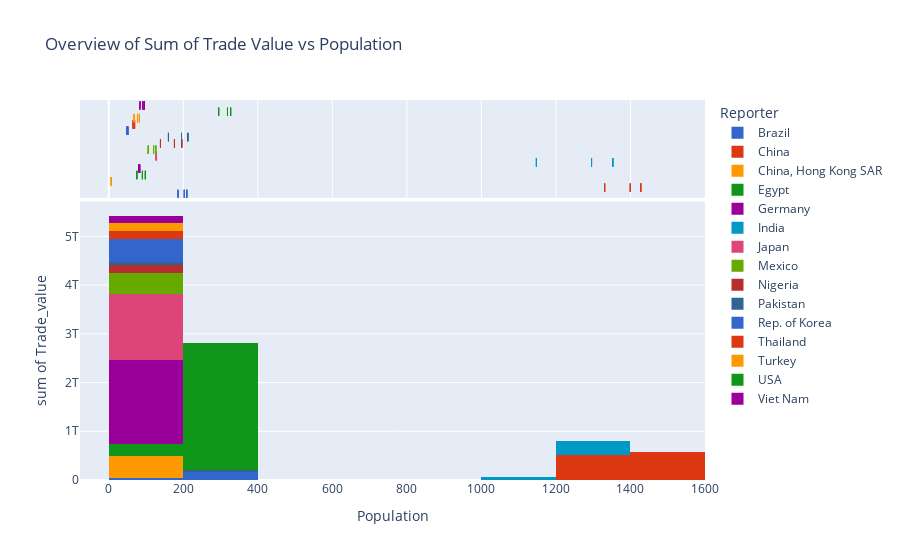

The notebook cell this image was saved under:
### Code cell
fig = px.histogram(data_Frame, x='Population', y='Trade_value', color='Reporter', marginal="rug", color_discrete_sequence=px.colors.qualitative.G10, hover_data=['Reporter', 'Year', 'Import_growth', 'Development Category' ], title="Overview of Sum of Trade Value vs Population")
fig.show()
py.plot(fig, filename = f'Trade_vs_Pop', auto_open=False)

### Figure 1 — Plotly figure (JSON) as saved in the notebook; plotly's stock layout.template omitted (floating-point values rounded to 4 significant figures)
{"data": [{"alignmentgroup": "True", "bingroup": "x", "histfunc": "sum", "hovertemplate": "Reporter=Brazil<br>Population=%{x}<br>sum of Trade_value=%{y}<extra></extra>", "legendgroup": "Brazil", "marker": {"color": "#3366CC"}, "name": "Brazil", "offsetgroup": "Brazil", "orientation": "v", "showlegend": true, "type": "histogram", "x": [186.1, 186.1, 186.1, 186.1, 202.8, 202.8, 202.8, 202.8, 209.5, 209.5, 209.5, 209.5, 209.5], "xaxis": "x", "y": [9511244870, 13058317268, 11368000852, 14362377702, 19160924476, 18600781286, 20081782142, 18953899970, 14918603412, 17939641322, 18303084360, 17834570722, 17709929138], "yaxis": "y"}, {"alignmentgroup": "True", "boxpoints": "all", "customdata": [["Brazil", "2007-01-01T00:00:00", 4.491, 2], ["Brazil", "2008-01-01T00:00:00", 6.165, 2], ["Brazil", "2009-01-01T00:00:00", 5.367, 2], ["Brazil", "2010-01-01T00:00:00", 6.781, 2], ["Brazil", "2011-01-01T00:00:00", 9.047, 2], ["Brazil", "2012-01-01T00:00:00", 8.782, 2], ["Brazil", "2013-01-01T00:00:00", 9.481, 2], ["Brazil", "2014-01-01T00:00:00", 8.949, 2], ["Brazil", "2015-01-01T00:00:00", 7.044, 2], ["Brazil", "2016-01-01T00:00:00", 8.47, 2], ["Brazil", "2017-01-01T00:00:00", 8.642, 2], ["Brazil", "2018-01-01T00:00:00", 8.42, 2], ["Brazil", "2019-01-01T00:00:00", 8.362, 2]], "fillcolor": "rgba(255,255,255,0)", "hoveron": "points", "hovertemplate": "Reporter=%{customdata[0]}<br>Population=%{x}<br>Year=%{customdata[1]}<br>Import_growth=%{customdata[2]}<br>Development Category=%{customdata[3]}<extra></extra>", "jitter": 0, "legendgroup": "Brazil", "line": {"color": "rgba(255,255,255,0)"}, "marker": {"color": "#3366CC", "symbol": "line-ns-open"}, "name": "Brazil", "offsetgroup": "Brazil", "showlegend": false, "type": "box", "x": [186.1, 186.1, 186.1, 186.1, 202.8, 202.8, 202.8, 202.8, 209.5, 209.5, 209.5, 209.5, 209.5], "xaxis": "x2", "yaxis": "y2"}, {"alignmentgroup": "True", "bingroup": "x", "histfunc": "sum", "hovertemplate": "Reporter=China<br>Population=%{x}<br>sum of Trade_value=%{y}<extra></extra>", "legendgroup": "China", "marker": {"color": "#DC3912"}, "name": "China", "offsetgroup": "China", "orientation": "v", "showlegend": true, "type": "histogram", "x": [1331.0, 1331.0, 1331.0, 1331.0, 1400.0, 1400.0, 1400.0, 1400.0, 1428.0, 1428.0, 1428.0, 1428.0, 1428.0], "xaxis": "x", "y": [33316947727, 43411256554, 39223011582, 51976827878, 69989951244, 85202654272, 91890498454, 95430957846, 99373133774, 98312304004, 108740591094, 125151790486, 151790553202], "yaxis": "y"}, {"alignmentgroup": "True", "boxpoints": "all", "customdata": [["China", "2007-01-01T00:00:00", 3.046, 2], ["China", "2008-01-01T00:00:00", 3.969, 2], ["China", "2009-01-01T00:00:00", 3.586, 2], ["China", "2010-01-01T00:00:00", 4.752, 2], ["China", "2011-01-01T00:00:00", 6.399, 2], ["China", "2012-01-01T00:00:00", 7.79, 2], ["China", "2013-01-01T00:00:00", 8.401, 2], ["China", "2014-01-01T00:00:00", 8.725, 2], ["China", "2015-01-01T00:00:00", 9.085, 2], ["China", "2016-01-01T00:00:00", 8.988, 2], ["China", "2017-01-01T00:00:00", 9.941, 2], ["China", "2018-01-01T00:00:00", 11.44, 2], ["China", "2019-01-01T00:00:00", 13.88, 2]], "fillcolor": "rgba(255,255,255,0)", "hoveron": "points", "hovertemplate": "Reporter=%{customdata[0]}<br>Population=%{x}<br>Year=%{customdata[1]}<br>Import_growth=%{customdata[2]}<br>Development Category=%{customdata[3]}<extra></extra>", "jitter": 0, "legendgroup": "China", "line": {"color": "rgba(255,255,255,0)"}, "marker": {"color": "#DC3912", "symbol": "line-ns-open"}, "name": "China", "offsetgroup": "China", "showlegend": false, "type": "box", "x": [1331.0, 1331.0, 1331.0, 1331.0, 1400.0, 1400.0, 1400.0, 1400.0, 1428.0, 1428.0, 1428.0, 1428.0, 1428.0], "xaxis": "x2", "yaxis": "y2"}, {"alignmentgroup": "True", "bingroup": "x", "histfunc": "sum", "hovertemplate": "Reporter=China, Hong Kong SAR<br>Population=%{x}<br>sum of Trade_value=%{y}<extra></extra>", "legendgroup": "China, Hong Kong SAR", "marker": {"color": "#FF9900"}, "name": "China, Hong Kong SAR", "offsetgroup": "China, Hong Kong SAR", "orientation": "v", "showlegend": true, "type": "histogram", "x": [6.8, 6.8, 6.8, 6.8, 7.1, 7.1, 7.1, 7.1, 7.4, 7.4, 7.4, 7.4, 7.4], "xaxis": "x", "y": [17479715234, 22360588504, 23568318151, 27698608701, 33360488105, 33572068349, 37590833993, 41739842354, 38441018427, 40625000026, 41830011315, 43263790400, 38718080824], "yaxis": "y"}, {"alignmentgroup": "True", "boxpoints": "all", "customdata": [["China, Hong Kong SAR", "2007-01-01T00:00:00", 3.97, 1], ["China, Hong Kong SAR", "2008-01-01T00:00:00", 5.079, 1], ["China, Hong Kong SAR", "2009-01-01T00:00:00", 5.353, 1], ["China, Hong Kong SAR", "2010-01-01T00:00:00", 6.292, 1], ["China, Hong Kong SAR", "2011-01-01T00:00:00", 7.578, 1], ["China, Hong Kong SAR", "2012-01-01T00:00:00", 7.626, 1], ["China, Hong Kong SAR", "2013-01-01T00:00:00", 8.539, 1], ["China, Hong Kong SAR", "2014-01-01T00:00:00", 9.481, 1], ["China, Hong Kong SAR", "2015-01-01T00:00:00", 8.732, 1], ["China, Hong Kong SAR", "2016-01-01T00:00:00", 9.228, 1], ["China, Hong Kong SAR", "2017-01-01T00:00:00", 9.501, 1], ["China, Hong Kong SAR", "2018-01-01T00:00:00", 9.827, 1], ["China, Hong Kong SAR", "2019-01-01T00:00:00", 8.795, 1]], "fillcolor": "rgba(255,255,255,0)", "hoveron": "points", "hovertemplate": "Reporter=%{customdata[0]}<br>Population=%{x}<br>Year=%{customdata[1]}<br>Import_growth=%{customdata[2]}<br>Development Category=%{customdata[3]}<extra></extra>", "jitter": 0, "legendgroup": "China, Hong Kong SAR", "line": {"color": "rgba(255,255,255,0)"}, "marker": {"color": "#FF9900", "symbol": "line-ns-open"}, "name": "China, Hong Kong SAR", "offsetgroup": "China, Hong Kong SAR", "showlegend": false, "type": "box", "x": [6.8, 6.8, 6.8, 6.8, 7.1, 7.1, 7.1, 7.1, 7.4, 7.4, 7.4, 7.4, 7.4], "xaxis": "x2", "yaxis": "y2"}, {"alignmentgroup": "True", "bingroup": "x", "histfunc": "sum", "hovertemplate": "Reporter=Egypt<br>Population=%{x}<br>sum of Trade_value=%{y}<extra></extra>", "legendgroup": "Egypt", "marker": {"color": "#109618"}, "name": "Egypt", "offsetgroup": "Egypt", "orientation": "v", "showlegend": true, "type": "histogram", "x": [75.5, 75.5, 75.5, 75.5, 90.4, 90.4, 90.4, 90.4, 98.4, 98.4, 98.4, 98.4, 98.4], "xaxis": "x", "y": [8859096470, 15044763201, 12215454755, 16388031610, 24067467128, 24650719230, 22177489882, 23397818121, 21718626372, 22116987693, 21394740604, 23168023419, 24659118381], "yaxis": "y"}, {"alignmentgroup": "True", "boxpoints": "all", "customdata": [["Egypt", "2007-01-01T00:00:00", 3.409, 3], ["Egypt", "2008-01-01T00:00:00", 5.79, 3], ["Egypt", "2009-01-01T00:00:00", 4.701, 3], ["Egypt", "2010-01-01T00:00:00", 6.307, 3], ["Egypt", "2011-01-01T00:00:00", 9.262, 3], ["Egypt", "2012-01-01T00:00:00", 9.486, 3], ["Egypt", "2013-01-01T00:00:00", 8.534, 3], ["Egypt", "2014-01-01T00:00:00", 9.004, 3], ["Egypt", "2015-01-01T00:00:00", 8.358, 3], ["Egypt", "2016-01-01T00:00:00", 8.511, 3], ["Egypt", "2017-01-01T00:00:00", 8.233, 3], ["Egypt", "2018-01-01T00:00:00", 8.916, 3], ["Egypt", "2019-01-01T00:00:00", 9.489, 3]], "fillcolor": "rgba(255,255,255,0)", "hoveron": "points", "hovertemplate": "Reporter=%{customdata[0]}<br>Population=%{x}<br>Year=%{customdata[1]}<br>Import_growth=%{customdata[2]}<br>Development Category=%{customdata[3]}<extra></extra>", "jitter": 0, "legendgroup": "Egypt", "line": {"color": "rgba(255,255,255,0)"}, "marker": {"color": "#109618", "symbol": "line-ns-open"}, "name": "Egypt", "offsetgroup": "Egypt", "showlegend": false, "type": "box", "x": [75.5, 75.5, 75.5, 75.5, 90.4, 90.4, 90.4, 90.4, 98.4, 98.4, 98.4, 98.4, 98.4], "xaxis": "x2", "yaxis": "y2"}, {"alignmentgroup": "True", "bingroup": "x", "histfunc": "sum", "hovertemplate": "Reporter=Germany<br>Population=%{x}<br>sum of Trade_value=%{y}<extra></extra>", "legendgroup": "Germany", "marker": {"color": "#990099"}, "name": "Germany", "offsetgroup": "Germany", "orientation": "v", "showlegend": true, "type": "histogram", "x": [81.6, 81.6, 81.6, 81.6, 81.5, 81.5, 81.5, 81.5, 83.1, 83.1, 83.1, 83.1, 83.1], "xaxis": "x", "y": [103630164000, 130454663125, 116665758261, 121613339516, 145020616963, 135708535952, 141924233059, 145273874377, 126375021567, 131114810571, 140700706992, 145238141647, 140973980732], "yaxis": "y"}, {"alignmentgroup": "True", "boxpoints": "all", "customdata": [["Germany", "2007-01-01T00:00:00", 6.009, 1], ["Germany", "2008-01-01T00:00:00", 7.564, 1], ["Germany", "2009-01-01T00:00:00", 6.764, 1], ["Germany", "2010-01-01T00:00:00", 7.051, 1], ["Germany", "2011-01-01T00:00:00", 8.408, 1], ["Germany", "2012-01-01T00:00:00", 7.869, 1], ["Germany", "2013-01-01T00:00:00", 8.229, 1], ["Germany", "2014-01-01T00:00:00", 8.423, 1], ["Germany", "2015-01-01T00:00:00", 7.327, 1], ["Germany", "2016-01-01T00:00:00", 7.602, 1], ["Germany", "2017-01-01T00:00:00", 8.158, 1], ["Germany", "2018-01-01T00:00:00", 8.421, 1], ["Germany", "2019-01-01T00:00:00", 8.174, 1]], "fillcolor": "rgba(255,255,255,0)", "hoveron": "points", "hovertemplate": "Reporter=%{customdata[0]}<br>Population=%{x}<br>Year=%{customdata[1]}<br>Import_growth=%{customdata[2]}<br>Development Category=%{customdata[3]}<extra></extra>", "jitter": 0, "legendgroup": "Germany", "line": {"color": "rgba(255,255,255,0)"}, "marker": {"color": "#990099", "symbol": "line-ns-open"}, "name": "Germany", "offsetgroup": "Germany", "showlegend": false, "type": "box", "x": [81.6, 81.6, 81.6, 81.6, 81.5, 81.5, 81.5, 81.5, 83.1, 83.1, 83.1, 83.1, 83.1], "xaxis": "x2", "yaxis": "y2"}, {"alignmentgroup": "True", "bingroup": "x", "histfunc": "sum", "hovertemplate": "Reporter=India<br>Population=%{x}<br>sum of Trade_value=%{y}<extra></extra>", "legendgroup": "India", "marker": {"color": "#0099C6"}, "name": "India", "offsetgroup": "India", "orientation": "v", "showlegend": true, "type": "histogram", "x": [1148.0, 1148.0, 1148.0, 1148.0, 1296.0, 1296.0, 1296.0, 1296.0, 1353.0, 1353.0, 1353.0, 1353.0, 1353.0], "xaxis": "x", "y": [11057351938, 11266438708, 17553871129, 21052440777, 25111448718, 30220640922, 28184062391, 31476101455, 33582167566, 35975973792, 41009604113, 28448615664, 28546662544], "yaxis": "y"}, {"alignmentgroup": "True", "boxpoints": "all", "customdata": [["India", "2007-01-01T00:00:00", 3.219, 3], ["India", "2008-01-01T00:00:00", 3.28, 3], ["India", "2009-01-01T00:00:00", 5.111, 3], ["India", "2010-01-01T00:00:00", 6.129, 3], ["India", "2011-01-01T00:00:00", 7.311, 3], ["India", "2012-01-01T00:00:00", 8.798, 3], ["India", "2013-01-01T00:00:00", 8.205, 3], ["India", "2014-01-01T00:00:00", 9.164, 3], ["India", "2015-01-01T00:00:00", 9.777, 3], ["India", "2016-01-01T00:00:00", 10.47, 3], ["India", "2017-01-01T00:00:00", 11.94, 3], ["India", "2018-01-01T00:00:00", 8.282, 3], ["India", "2019-01-01T00:00:00", 8.311, 3]], "fillcolor": "rgba(255,255,255,0)", "hoveron": "points", "hovertemplate": "Reporter=%{customdata[0]}<br>Population=%{x}<br>Year=%{customdata[1]}<br>Import_growth=%{customdata[2]}<br>Development Category=%{customdata[3]}<extra></extra>", "jitter": 0, "legendgroup": "India", "line": {"color": "rgba(255,255,255,0)"}, "marker": {"color": "#0099C6", "symbol": "line-ns-open"}, "name": "India", "offsetgroup": "India", "showlegend": false, "type": "box", "x": [1148.0, 1148.0, 1148.0, 1148.0, 1296.0, 1296.0, 1296.0, 1296.0, 1353.0, 1353.0, 1353.0, 1353.0, 1353.0], "xaxis": "x2", "yaxis": "y2"}, {"alignmentgroup": "True", "bingroup": "x", "histfunc": "sum", "hovertemplate": "Reporter=Japan<br>Population=%{x}<br>sum of Trade_value=%{y}<extra></extra>", "legendgroup": "Japan", "marker": {"color": "#DD4477"}, "name": "Japan", "offsetgroup": "Japan", "orientation": "v", "showlegend": true, "type": "histogram", "x": [128.3, 128.3, 128.3, 128.3, 128.2, 128.2, 128.2, 128.2, 127.2, 127.2, 127.2, 127.2, 127.2], "xaxis": "x", "y": [85537839240, 101210620395, 87036630983, 97681140877, 121236712602, 120403711468, 109475978026, 106040016771, 96148033281, 96597510952, 103312964505, 106793172872, 107343386175], "yaxis": "y"}, {"alignmentgroup": "True", "boxpoints": "all", "customdata": [["Japan", "2007-01-01T00:00:00", 6.389, 1], ["Japan", "2008-01-01T00:00:00", 7.56, 1], ["Japan", "2009-01-01T00:00:00", 6.501, 1], ["Japan", "2010-01-01T00:00:00", 7.296, 1], ["Japan", "2011-01-01T00:00:00", 9.056, 1], ["Japan", "2012-01-01T00:00:00", 8.993, 1], ["Japan", "2013-01-01T00:00:00", 8.177, 1], ["Japan", "2014-01-01T00:00:00", 7.92, 1], ["Japan", "2015-01-01T00:00:00", 7.182, 1], ["Japan", "2016-01-01T00:00:00", 7.215, 1], ["Japan", "2017-01-01T00:00:00", 7.717, 1], ["Japan", "2018-01-01T00:00:00", 7.977, 1], ["Japan", "2019-01-01T00:00:00", 8.018, 1]], "fillcolor": "rgba(255,255,255,0)", "hoveron": "points", "hovertemplate": "Reporter=%{customdata[0]}<br>Population=%{x}<br>Year=%{customdata[1]}<br>Import_growth=%{customdata[2]}<br>Development Category=%{customdata[3]}<extra></extra>", "jitter": 0, "legendgroup": "Japan", "line": {"color": "rgba(255,255,255,0)"}, "marker": {"color": "#DD4477", "symbol": "line-ns-open"}, "name": "Japan", "offsetgroup": "Japan", "showlegend": false, "type": "box", "x": [128.3, 128.3, 128.3, 128.3, 128.2, 128.2, 128.2, 128.2, 127.2, 127.2, 127.2, 127.2, 127.2], "xaxis": "x2", "yaxis": "y2"}, {"alignmentgroup": "True", "bingroup": "x", "histfunc": "sum", "hovertemplate": "Reporter=Mexico<br>Population=%{x}<br>sum of Trade_value=%{y}<extra></extra>", "legendgroup": "Mexico", "marker": {"color": "#66AA00"}, "name": "Mexico", "offsetgroup": "Mexico", "orientation": "v", "showlegend": true, "type": "histogram", "x": [106, 106, 106, 106, 120.4, 120.4, 120.4, 120.4, 126.2, 126.2, 126.2, 126.2, 126.2], "xaxis": "x", "y": [27139741888, 31356821154, 24711930926, 28252413706, 36265286402, 36851319662, 36381563754, 37643506776, 33717574718, 34616885672, 36194773262, 37732984232, 38915412402], "yaxis": "y"}, {"alignmentgroup": "True", "boxpoints": "all", "customdata": [["Mexico", "2007-01-01T00:00:00", 6.171, 2], ["Mexico", "2008-01-01T00:00:00", 7.13, 2], ["Mexico", "2009-01-01T00:00:00", 5.619, 2], ["Mexico", "2010-01-01T00:00:00", 6.424, 2], ["Mexico", "2011-01-01T00:00:00", 8.246, 2], ["Mexico", "2012-01-01T00:00:00", 8.379, 2], ["Mexico", "2013-01-01T00:00:00", 8.273, 2], ["Mexico", "2014-01-01T00:00:00", 8.56, 2], ["Mexico", "2015-01-01T00:00:00", 7.667, 2], ["Mexico", "2016-01-01T00:00:00", 7.871, 2], ["Mexico", "2017-01-01T00:00:00", 8.23, 2], ["Mexico", "2018-01-01T00:00:00", 8.58, 2], ["Mexico", "2019-01-01T00:00:00", 8.849, 2]], "fillcolor": "rgba(255,255,255,0)", "hoveron": "points", "hovertemplate": "Reporter=%{customdata[0]}<br>Population=%{x}<br>Year=%{customdata[1]}<br>Import_growth=%{customdata[2]}<br>Development Category=%{customdata[3]}<extra></extra>", "jitter": 0, "legendgroup": "Mexico", "line": {"color": "rgba(255,255,255,0)"}, "marker": {"color": "#66AA00", "symbol": "line-ns-open"}, "name": "Mexico", "offsetgroup": "Mexico", "showlegend": false, "type": "box", "x": [106, 106, 106, 106, 120.4, 120.4, 120.4, 120.4, 126.2, 126.2, 126.2, 126.2, 126.2], "xaxis": "x2", "yaxis": "y2"}, {"alignmentgroup": "True", "bingroup": "x", "histfunc": "sum", "hovertemplate": "Reporter=Nigeria<br>Population=%{x}<br>sum of Trade_value=%{y}<extra></extra>", "legendgroup": "Nigeria", "marker": {"color": "#B82E2E"}, "name": "Nigeria", "offsetgroup": "Nigeria", "orientation": "v", "showlegend": true, "type": "histogram", "x": [138.9, 138.9, 138.9, 138.9, 176.4, 176.4, 176.4, 176.4, 195.9, 195.9, 195.9, 195.9, 195.9], "xaxis": "x", "y": [12690510474, 5161558063, 7476155053, 7944232049, 36216504974, 15755460809, 11934145670, 15023816549, 10565081372, 8747887610, 9651937564, 8796117156, 8786818776], "yaxis": "y"}, {"alignmentgroup": "True", "boxpoints": "all", "customdata": [["Nigeria", "2007-01-01T00:00:00", 7.994, 3], ["Nigeria", "2008-01-01T00:00:00", 3.251, 3], ["Nigeria", "2009-01-01T00:00:00", 4.709, 3], ["Nigeria", "2010-01-01T00:00:00", 5.004, 3], ["Nigeria", "2011-01-01T00:00:00", 22.81, 3], ["Nigeria", "2012-01-01T00:00:00", 9.925, 3], ["Nigeria", "2013-01-01T00:00:00", 7.518, 3], ["Nigeria", "2014-01-01T00:00:00", 9.464, 3], ["Nigeria", "2015-01-01T00:00:00", 6.655, 3], ["Nigeria", "2016-01-01T00:00:00", 5.51, 3], ["Nigeria", "2017-01-01T00:00:00", 6.08, 3], ["Nigeria", "2018-01-01T00:00:00", 5.541, 3], ["Nigeria", "2019-01-01T00:00:00", 5.535, 3]], "fillcolor": "rgba(255,255,255,0)", "hoveron": "points", "hovertemplate": "Reporter=%{customdata[0]}<br>Population=%{x}<br>Year=%{customdata[1]}<br>Import_growth=%{customdata[2]}<br>Development Category=%{customdata[3]}<extra></extra>", "jitter": 0, "legendgroup": "Nigeria", "line": {"color": "rgba(255,255,255,0)"}, "marker": {"color": "#B82E2E", "symbol": "line-ns-open"}, "name": "Nigeria", "offsetgroup": "Nigeria", "showlegend": false, "type": "box", "x": [138.9, 138.9, 138.9, 138.9, 176.4, 176.4, 176.4, 176.4, 195.9, 195.9, 195.9, 195.9, 195.9], "xaxis": "x2", "yaxis": "y2"}, {"alignmentgroup": "True", "bingroup": "x", "histfunc": "sum", "hovertemplate": "Reporter=Pakistan<br>Population=%{x}<br>sum of Trade_value=%{y}<extra></extra>", "legendgroup": "Pakistan", "marker": {"color": "#316395"}, "name": "Pakistan", "offsetgroup": "Pakistan", "orientation": "v", "showlegend": true, "type": "histogram", "x": [160.3, 160.3, 160.3, 160.3, 195.3, 195.3, 195.3, 195.3, 212.2, 212.2, 212.2, 212.2, 212.2], "xaxis": "x", "y": [4354335068, 8742909440, 5704375576, 7862461527, 8167818280, 7563221041, 6878877017, 7948524879, 7502043189, 8386974080, 9460662811, 8344428267, 7480352662], "yaxis": "y"}, {"alignmentgroup": "True", "boxpoints": "all", "customdata": [["Pakistan", "2007-01-01T00:00:00", 4.425, 3], ["Pakistan", "2008-01-01T00:00:00", 8.885, 3], ["Pakistan", "2009-01-01T00:00:00", 5.797, 3], ["Pakistan", "2010-01-01T00:00:00", 7.991, 3], ["Pakistan", "2011-01-01T00:00:00", 8.301, 3], ["Pakistan", "2012-01-01T00:00:00", 7.686, 3], ["Pakistan", "2013-01-01T00:00:00", 6.991, 3], ["Pakistan", "2014-01-01T00:00:00", 8.078, 3], ["Pakistan", "2015-01-01T00:00:00", 7.624, 3], ["Pakistan", "2016-01-01T00:00:00", 8.524, 3], ["Pakistan", "2017-01-01T00:00:00", 9.615, 3], ["Pakistan", "2018-01-01T00:00:00", 8.48, 3], ["Pakistan", "2019-01-01T00:00:00", 7.602, 3]], "fillcolor": "rgba(255,255,255,0)", "hoveron": "points", "hovertemplate": "Reporter=%{customdata[0]}<br>Population=%{x}<br>Year=%{customdata[1]}<br>Import_growth=%{customdata[2]}<br>Development Category=%{customdata[3]}<extra></extra>", "jitter": 0, "legendgroup": "Pakistan", "line": {"color": "rgba(255,255,255,0)"}, "marker": {"color": "#316395", "symbol": "line-ns-open"}, "name": "Pakistan", "offsetgroup": "Pakistan", "showlegend": false, "type": "box", "x": [160.3, 160.3, 160.3, 160.3, 195.3, 195.3, 195.3, 195.3, 212.2, 212.2, 212.2, 212.2, 212.2], "xaxis": "x2", "yaxis": "y2"}, {"alignmentgroup": "True", "bingroup": "x", "histfunc": "sum", "hovertemplate": "Reporter=Rep. of Korea<br>Population=%{x}<br>sum of Trade_value=%{y}<extra></extra>", "legendgroup": "Rep. of Korea", "marker": {"color": "#3366CC"}, "name": "Rep. of Korea", "offsetgroup": "Rep. of Korea", "orientation": "v", "showlegend": true, "type": "histogram", "x": [48.7, 48.7, 48.7, 48.7, 50.6, 50.6, 50.6, 50.6, 51.2, 51.2, 51.2, 51.2, 51.2], "xaxis": "x", "y": [24843844618, 29504848136, 23751768068, 28916800884, 39651312792, 37536126530, 36985372644, 39485275132, 38585301726, 39044501506, 42562418052, 46699678970, 46740784764], "yaxis": "y"}, {"alignmentgroup": "True", "boxpoints": "all", "customdata": [["Rep. of Korea", "2007-01-01T00:00:00", 5.238, 1], ["Rep. of Korea", "2008-01-01T00:00:00", 6.221, 1], ["Rep. of Korea", "2009-01-01T00:00:00", 5.008, 1], ["Rep. of Korea", "2010-01-01T00:00:00", 6.097, 1], ["Rep. of Korea", "2011-01-01T00:00:00", 8.36, 1], ["Rep. of Korea", "2012-01-01T00:00:00", 7.914, 1], ["Rep. of Korea", "2013-01-01T00:00:00", 7.798, 1], ["Rep. of Korea", "2014-01-01T00:00:00", 8.325, 1], ["Rep. of Korea", "2015-01-01T00:00:00", 8.135, 1], ["Rep. of Korea", "2016-01-01T00:00:00", 8.232, 1], ["Rep. of Korea", "2017-01-01T00:00:00", 8.974, 1], ["Rep. of Korea", "2018-01-01T00:00:00", 9.846, 1], ["Rep. of Korea", "2019-01-01T00:00:00", 9.855, 1]], "fillcolor": "rgba(255,255,255,0)", "hoveron": "points", "hovertemplate": "Reporter=%{customdata[0]}<br>Population=%{x}<br>Year=%{customdata[1]}<br>Import_growth=%{customdata[2]}<br>Development Category=%{customdata[3]}<extra></extra>", "jitter": 0, "legendgroup": "Rep. of Korea", "line": {"color": "rgba(255,255,255,0)"}, "marker": {"color": "#3366CC", "symbol": "line-ns-open"}, "name": "Rep. of Korea", "offsetgroup": "Rep. of Korea", "showlegend": false, "type": "box", "x": [48.7, 48.7, 48.7, 48.7, 50.6, 50.6, 50.6, 50.6, 51.2, 51.2, 51.2, 51.2, 51.2], "xaxis": "x2", "yaxis": "y2"}, {"alignmentgroup": "True", "bingroup": "x", "histfunc": "sum", "hovertemplate": "Reporter=Thailand<br>Population=%{x}<br>sum of Trade_value=%{y}<extra></extra>", "legendgroup": "Thailand", "marker": {"color": "#DC3912"}, "name": "Thailand", "offsetgroup": "Thailand", "orientation": "v", "showlegend": true, "type": "histogram", "x": [65.4, 65.4, 65.4, 65.4, 68.4, 68.4, 68.4, 68.4, 69.4, 69.4, 69.4, 69.4, 69.4], "xaxis": "x", "y": [7440351256, 10078397589, 8298260380, 10132923246, 13014193892, 15173304236, 15062195504, 14481979462, 15143306941, 15652264650, 16605715286, 18030678619, 16901289096], "yaxis": "y"}, {"alignmentgroup": "True", "boxpoints": "all", "customdata": [["Thailand", "2007-01-01T00:00:00", 4.227, 2], ["Thailand", "2008-01-01T00:00:00", 5.726, 2], ["Thailand", "2009-01-01T00:00:00", 4.715, 2], ["Thailand", "2010-01-01T00:00:00", 5.757, 2], ["Thailand", "2011-01-01T00:00:00", 7.394, 2], ["Thailand", "2012-01-01T00:00:00", 8.62, 2], ["Thailand", "2013-01-01T00:00:00", 8.557, 2], ["Thailand", "2014-01-01T00:00:00", 8.228, 2], ["Thailand", "2015-01-01T00:00:00", 8.603, 2], ["Thailand", "2016-01-01T00:00:00", 8.893, 2], ["Thailand", "2017-01-01T00:00:00", 9.434, 2], ["Thailand", "2018-01-01T00:00:00", 10.24, 2], ["Thailand", "2019-01-01T00:00:00", 9.602, 2]], "fillcolor": "rgba(255,255,255,0)", "hoveron": "points", "hovertemplate": "Reporter=%{customdata[0]}<br>Population=%{x}<br>Year=%{customdata[1]}<br>Import_growth=%{customdata[2]}<br>Development Category=%{customdata[3]}<extra></extra>", "jitter": 0, "legendgroup": "Thailand", "line": {"color": "rgba(255,255,255,0)"}, "marker": {"color": "#DC3912", "symbol": "line-ns-open"}, "name": "Thailand", "offsetgroup": "Thailand", "showlegend": false, "type": "box", "x": [65.4, 65.4, 65.4, 65.4, 68.4, 68.4, 68.4, 68.4, 69.4, 69.4, 69.4, 69.4, 69.4], "xaxis": "x2", "yaxis": "y2"}, {"alignmentgroup": "True", "bingroup": "x", "histfunc": "sum", "hovertemplate": "Reporter=Turkey<br>Population=%{x}<br>sum of Trade_value=%{y}<extra></extra>", "legendgroup": "Turkey", "marker": {"color": "#FF9900"}, "name": "Turkey", "offsetgroup": "Turkey", "orientation": "v", "showlegend": true, "type": "histogram", "x": [67.9, 67.9, 67.9, 67.9, 77.2, 77.2, 77.2, 77.2, 82.3, 82.3, 82.3, 82.3, 82.3], "xaxis": "x", "y": [5356865760, 10305900217, 7040653144, 8264218242, 13823208517, 12138880734, 12383896526, 13899311452, 12774273326, 11823723172, 14222189710, 14867699314, 16624163632], "yaxis": "y"}, {"alignmentgroup": "True", "boxpoints": "all", "customdata": [["Turkey", "2007-01-01T00:00:00", 3.489, 2], ["Turkey", "2008-01-01T00:00:00", 6.713, 2], ["Turkey", "2009-01-01T00:00:00", 4.586, 2], ["Turkey", "2010-01-01T00:00:00", 5.383, 2], ["Turkey", "2011-01-01T00:00:00", 9.004, 2], ["Turkey", "2012-01-01T00:00:00", 7.907, 2], ["Turkey", "2013-01-01T00:00:00", 8.066, 2], ["Turkey", "2014-01-01T00:00:00", 9.053, 2], ["Turkey", "2015-01-01T00:00:00", 8.321, 2], ["Turkey", "2016-01-01T00:00:00", 7.701, 2], ["Turkey", "2017-01-01T00:00:00", 9.264, 2], ["Turkey", "2018-01-01T00:00:00", 9.684, 2], ["Turkey", "2019-01-01T00:00:00", 10.83, 2]], "fillcolor": "rgba(255,255,255,0)", "hoveron": "points", "hovertemplate": "Reporter=%{customdata[0]}<br>Population=%{x}<br>Year=%{customdata[1]}<br>Import_growth=%{customdata[2]}<br>Development Category=%{customdata[3]}<extra></extra>", "jitter": 0, "legendgroup": "Turkey", "line": {"color": "rgba(255,255,255,0)"}, "marker": {"color": "#FF9900", "symbol": "line-ns-open"}, "name": "Turkey", "offsetgroup": "Turkey", "showlegend": false, "type": "box", "x": [67.9, 67.9, 67.9, 67.9, 77.2, 77.2, 77.2, 77.2, 82.3, 82.3, 82.3, 82.3, 82.3], "xaxis": "x2", "yaxis": "y2"}, {"alignmentgroup": "True", "bingroup": "x", "histfunc": "sum", "hovertemplate": "Reporter=USA<br>Population=%{x}<br>sum of Trade_value=%{y}<extra></extra>", "legendgroup": "USA", "marker": {"color": "#109618"}, "name": "USA", "offsetgroup": "USA", "orientation": "v", "showlegend": true, "type": "histogram", "x": [295, 295, 295, 295, 318.7, 318.7, 318.7, 318.7, 327.1, 327.1, 327.1, 327.1, 327.1], "xaxis": "x", "y": [149280532794, 162582196772, 145230786664, 162524830026, 192201743220, 196890463272, 202238825536, 216887287408, 219368855260, 222067986010, 235087262992, 244673690696, 249117599380], "yaxis": "y"}, {"alignmentgroup": "True", "boxpoints": "all", "customdata": [["USA", "2007-01-01T00:00:00", 5.746, 1], ["USA", "2008-01-01T00:00:00", 6.258, 1], ["USA", "2009-01-01T00:00:00", 5.59, 1], ["USA", "2010-01-01T00:00:00", 6.255, 1], ["USA", "2011-01-01T00:00:00", 7.398, 1], ["USA", "2012-01-01T00:00:00", 7.578, 1], ["USA", "2013-01-01T00:00:00", 7.784, 1], ["USA", "2014-01-01T00:00:00", 8.348, 1], ["USA", "2015-01-01T00:00:00", 8.443, 1], ["USA", "2016-01-01T00:00:00", 8.547, 1], ["USA", "2017-01-01T00:00:00", 9.048, 1], ["USA", "2018-01-01T00:00:00", 9.417, 1], ["USA", "2019-01-01T00:00:00", 9.588, 1]], "fillcolor": "rgba(255,255,255,0)", "hoveron": "points", "hovertemplate": "Reporter=%{customdata[0]}<br>Population=%{x}<br>Year=%{customdata[1]}<br>Import_growth=%{customdata[2]}<br>Development Category=%{customdata[3]}<extra></extra>", "jitter": 0, "legendgroup": "USA", "line": {"color": "rgba(255,255,255,0)"}, "marker": {"color": "#109618", "symbol": "line-ns-open"}, "name": "USA", "offsetgroup": "USA", "showlegend": false, "type": "box", "x": [295, 295, 295, 295, 318.7, 318.7, 318.7, 318.7, 327.1, 327.1, 327.1, 327.1, 327.1], "xaxis": "x2", "yaxis": "y2"}, {"alignmentgroup": "True", "bingroup": "x", "histfunc": "sum", "hovertemplate": "Reporter=Viet Nam<br>Population=%{x}<br>sum of Trade_value=%{y}<extra></extra>", "legendgroup": "Viet Nam", "marker": {"color": "#990099"}, "name": "Viet Nam", "offsetgroup": "Viet Nam", "orientation": "v", "showlegend": true, "type": "histogram", "x": [83.8, 83.8, 83.8, 83.8, 91.7, 91.7, 91.7, 91.7, 95.5, 95.5, 95.5, 95.5, 95.5], "xaxis": "x", "y": [4471979990, 5798113996, 5728036117, 8142247080, 9690764369, 10208263168, 10914778722, 13608298497, 14806924124, 15879815536, 16744210161, 19618292819, 20860838498], "yaxis": "y"}, {"alignmentgroup": "True", "boxpoints": "all", "customdata": [["Viet Nam", "2007-01-01T00:00:00", 2.858, 3], ["Viet Nam", "2008-01-01T00:00:00", 3.706, 3], ["Viet Nam", "2009-01-01T00:00:00", 3.661, 3], ["Viet Nam", "2010-01-01T00:00:00", 5.204, 3], ["Viet Nam", "2011-01-01T00:00:00", 6.193, 3], ["Viet Nam", "2012-01-01T00:00:00", 6.524, 3], ["Viet Nam", "2013-01-01T00:00:00", 6.976, 3], ["Viet Nam", "2014-01-01T00:00:00", 8.697, 3], ["Viet Nam", "2015-01-01T00:00:00", 9.463, 3], ["Viet Nam", "2016-01-01T00:00:00", 10.15, 3], ["Viet Nam", "2017-01-01T00:00:00", 10.7, 3], ["Viet Nam", "2018-01-01T00:00:00", 12.54, 3], ["Viet Nam", "2019-01-01T00:00:00", 13.33, 3]], "fillcolor": "rgba(255,255,255,0)", "hoveron": "points", "hovertemplate": "Reporter=%{customdata[0]}<br>Population=%{x}<br>Year=%{customdata[1]}<br>Import_growth=%{customdata[2]}<br>Development Category=%{customdata[3]}<extra></extra>", "jitter": 0, "legendgroup": "Viet Nam", "line": {"color": "rgba(255,255,255,0)"}, "marker": {"color": "#990099", "symbol": "line-ns-open"}, "name": "Viet Nam", "offsetgroup": "Viet Nam", "showlegend": false, "type": "box", "x": [83.8, 83.8, 83.8, 83.8, 91.7, 91.7, 91.7, 91.7, 95.5, 95.5, 95.5, 95.5, 95.5], "xaxis": "x2", "yaxis": "y2"}], "layout": {"barmode": "relative", "legend": {"title": {"text": "Reporter"}, "tracegroupgap": 0}, "title": {"text": "Overview of Sum of Trade Value vs Population"}, "xaxis": {"anchor": "y", "domain": [0, 1], "title": {"text": "Population"}}, "xaxis2": {"anchor": "y2", "domain": [0, 1], "matches": "x", "showgrid": true, "showticklabels": false}, "yaxis": {"anchor": "x", "domain": [0, 0.7326], "title": {"text": "sum of Trade_value"}}, "yaxis2": {"anchor": "x2", "domain": [0.7426, 1], "matches": "y2", "showgrid": false, "showline": false, "showticklabels": false, "ticks": ""}}}
